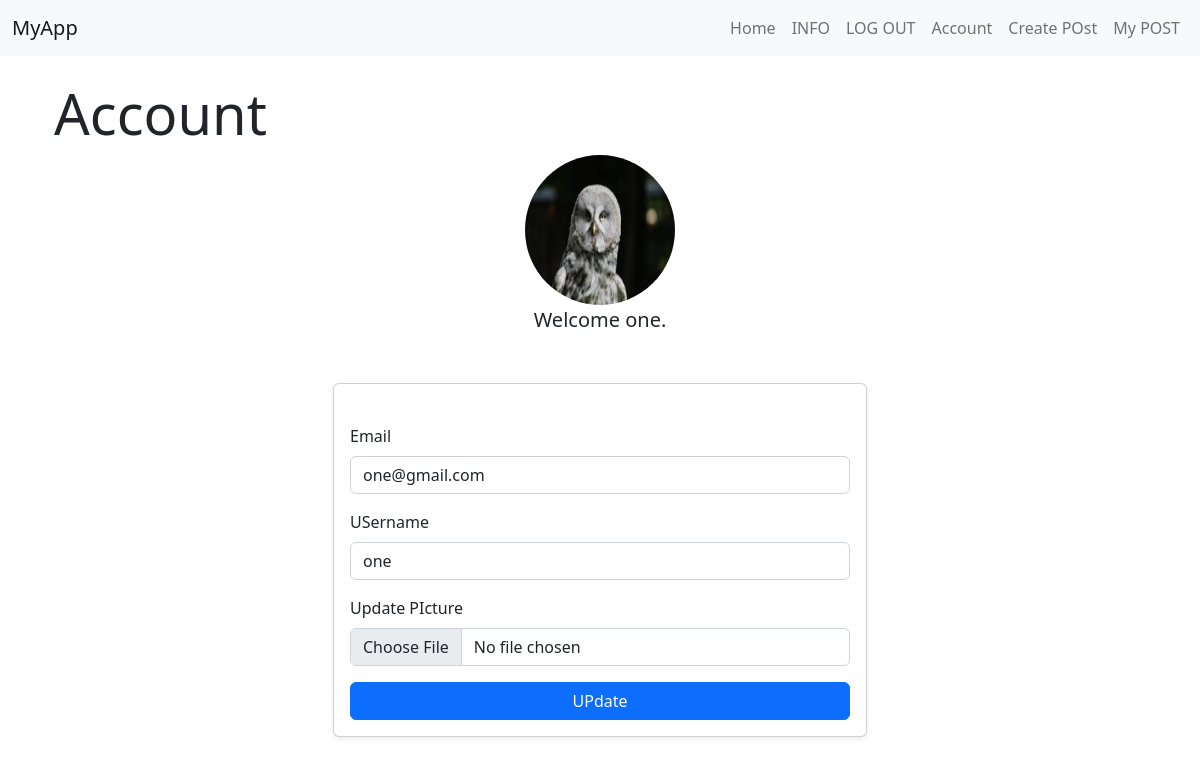
/account (signed in), run on the app's committed database.
### carForum/models.py (models this page shows, shortened)
class Users(db.Model,UserMixin):
    __tablename__='users'
    id=db.Column(db.Integer,primary_key=True)
    profile_image=db.Column(db.String(64),nullable=False,default='default_profile.png')
    email=db.Column(db.String(64),unique=True,index=True)
    username=db.Column(db.String(20),unique=True,index=True)
    password_hash=db.Column(db.String(64))
    posts=db.relationship('BlogPost',backref='author',lazy=True)

### carForum/users/views.py (the view)
@users.route('/account',methods=["GET","POST"])
@login_required
def account():
    form =UpdateUserForm()
    if form.validate_on_submit():
        if form.picture.data:
            username=form.username.data
            pic=add_profile_pic(form.picture.data,username)
            current_user.profile_image=pic
        current_user.username=form.username.data
        current_user.email=form.email.data
        db.session.commit()
        flash('User Updated')
        return redirect(url_for('users.account'))
    elif request.method=="GET":
        form.username.data=current_user.username
        form.email.data=current_user.email
    profile_image=url_for('static',filename='profile_pics/'+current_user.profile_image)
    return render_template('account.html',profile_image=profile_image,form=form)

### carForum/users/forms.py (shortened to what this page needs)
class UpdateUserForm(FlaskForm):
    email=StringField('Email',validators=[DataRequired(),Email()])
    username=StringField('USername',validators=[DataRequired()])
    picture=FileField('Update PIcture',validators=[FileAllowed(['jpg','png'])])
    submit=SubmitField('UPdate')

### carForum/models.py (called while the page is built)
@login_manager.user_loader
def load_user(user_id):
    return Users.query.get(user_id)

### carForum/templates/account.html
{%extends 'base.html'%}
{%block content%}
<div class="jumbotron jumbotron-fluid">
  <div class="container">
    <h1 class="display-4">Account </h1>
    <img class="rounded-circle mx-auto d-block" src="{{ url_for('static', filename='profile_pics/' + current_user.profile_image) }}" alt="Profile Image" width="150"
  height="150">
    <p class="text-center lead">Welcome {{ current_user.username }}.</p>
    </div>
</div>
{%include 'form_template.html'%}
{%endblock%}

### carForum/templates/form_template.html (shortened to what this page needs)
<div class="container mt-5">
  <div class="row justify-content-center">
    <div class="col-md-6">
      <div class="card shadow-sm">
        <div class="card-body">
          <form method="post" action="" enctype="multipart/form-data">
            {% for field in form %}
              {% if field.type != 'SubmitField' and field.type != 'CSRFTokenField' %}
                <div class="mb-3">
                  {{ field.label(class="form-label") }}
                  {{ field(class="form-control") }}
                </div>
              {% endif %}
            {% endfor %}
            <div class="d-grid">
              {{ form.submit(class="btn btn-primary") }}
            </div>
          </form>
        </div>
      </div>
    </div>
  </div>
</div>

### data on the page
Users: profile_image (picture), username "one", email "one@gmail.com" "one"

### other printed values
{{ field.label(class="form-label") }} "Email" "USername" "Update PIcture"
